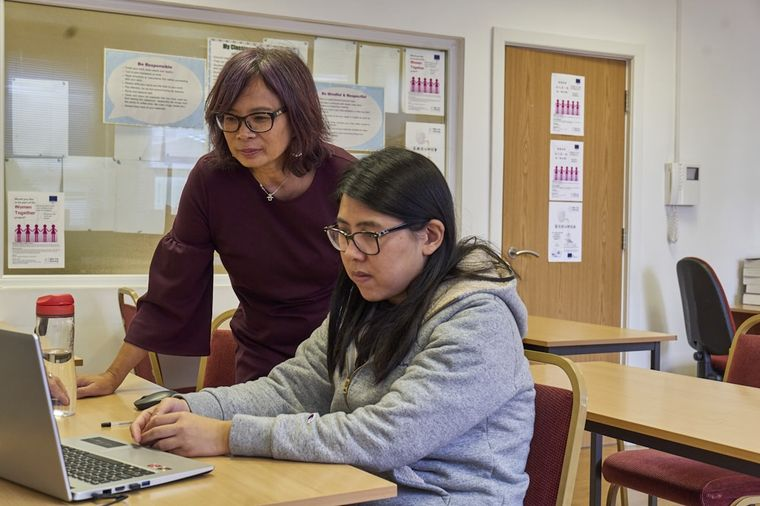
#> input picture assets/img/coaching.jpg, 760 x 506 px
$ python -i layers.py   (imports and definitions only)
#> lines starting #> are read from the running program, lines starting #| are printed output that depends on the picture; after the words box and inside, x2 and y2 are one past the last pixel; in counts of white or black regions, pixels touching at a corner belong together
#> further down, picture is the input picture: shape (506, 760, 3); mean B, G, R 118.9, 130.9, 144.7
"""Survey-layer renders of a photograph: a low-poly 'model' view (Delaunay mesh coloured from the photo,
with vertex points) and an 'ortho' view (flattened, stitched-tile look). Needs numpy + opencv-python-headless.
Run through tools/images.py; the generated WebP files are committed, so a normal build does not need these."""
import cv2, numpy as np

def lowpoly(im, n_feat=520, grid=72, seed=4, edge_alpha=0.34, dark=0.86):
#> called with n_feat = 520, grid = 72, seed = 4, edge_alpha = 0.34, dark = 0.86
    h, w = im.shape[:2]
#> h = 506; w = 760
    g = cv2.createCLAHE(2.0, (8, 8)).apply(cv2.cvtColor(im, cv2.COLOR_BGR2GRAY))
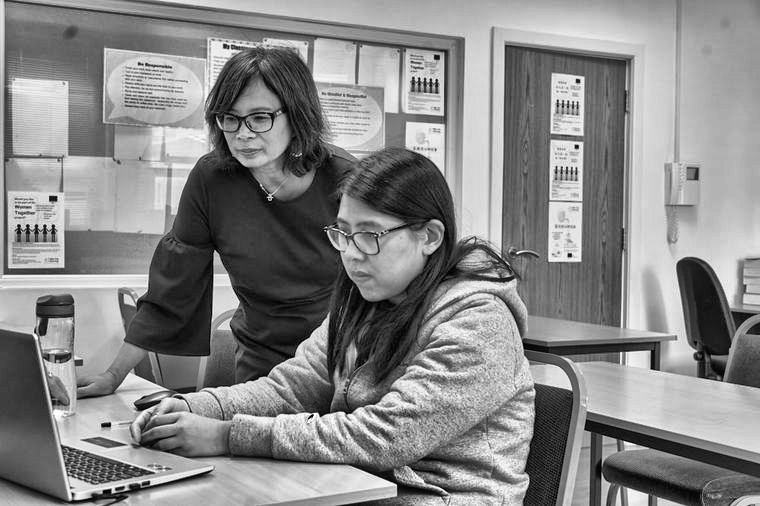
#> g: shape (506, 760); min 0, max 255, mean 135.5
    feats = cv2.goodFeaturesToTrack(cv2.GaussianBlur(g, (0, 0), 1.2), n_feat, 0.012, 9)
#> feats = 520 rows, first 8: [36, 225], [309, 414], [570, 255], [576, 146], [577, 80], [53, 225], [27, 225], [215, 252]
    pts = [tuple(p[0]) for p in feats] if feats is not None else []
#> pts = 520 pairs, first value 5 to 754, second value 1 to 504
    rng = np.random.default_rng(seed)
    for y in range(0, h + 1, grid):
        for x in range(0, w + 1, grid):
            pts.append((min(w - 1, max(0, x + rng.uniform(-grid * .3, grid * .3))), min(h - 1, max(0, y + rng.uniform(-grid * .3, grid * .3)))))
#> after the loop, pts = 608 pairs, first value 0 to 754, second value 0 to 505
    for x in range(0, w + 1, grid): pts += [(min(x, w - 1), 0), (min(x, w - 1), h - 1)]
#> after the loop, pts = 630 pairs, first value 0 to 754, second value 0 to 505
    for y in range(0, h + 1, grid): pts += [(0, min(y, h - 1)), (w - 1, min(y, h - 1))]
#> after the loop, pts = 646 pairs, first value 0 to 759, second value 0 to 505
    sub = cv2.Subdiv2D((0, 0, w, h)); seen = set(); kept = []
    for p in pts:
        k = (int(p[0]), int(p[1]))
        if k in seen: continue
        seen.add(k); kept.append(k)
        try: sub.insert((float(p[0]), float(p[1])))
        except Exception: pass
#> this loop made 646 passes
#> after the loop, kept = 645 pairs, first value 0 to 759, second value 0 to 505; seen = 645 items
    tris = [t for t in sub.getTriangleList().reshape(-1, 3, 2) if not ((t < -1).any() or (t[:, 0] > w + 1).any() or (t[:, 1] > h + 1).any())]
#> tris = 1235 items
    blur = cv2.GaussianBlur(im, (0, 0), 2.0)
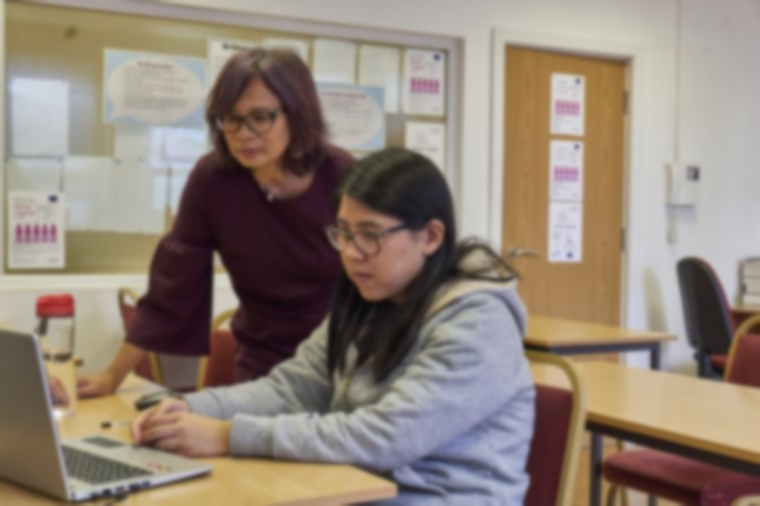
#> blur: shape (506, 760, 3); mean B, G, R 118.9, 130.8, 144.7
    out = np.zeros_like(im); tint = np.array([34, 30, 24], np.float32)
    for t in tris:
        c = t.mean(axis=0); cx = int(min(w - 1, max(0, c[0]))); cy = int(min(h - 1, max(0, c[1])))
        col = blur[cy, cx].astype(np.float32); gray = col.mean()
        cv2.fillConvexPoly(out, t.astype(np.int32), ((col * .8 + gray * .2) * dark + tint * .16).tolist(), cv2.LINE_AA)
#> this loop made 1235 passes
#> (t, c, cx, cy, col, gray) on passes 3 to 5: ([[109, 424], [120, 388], [120, 424]], [116.3, 412], 116, 412, [97, 167, 197], 153.7), ([[120, 388], [109, 424], [78, 398]], [102.3, 403.3], 102, 403, [92, 162, 195], 149.7), ([[54, 213], [30, 207], [50, 197]], [44.67, 205.7], 44, 205, [169, 181, 183], 177.7)
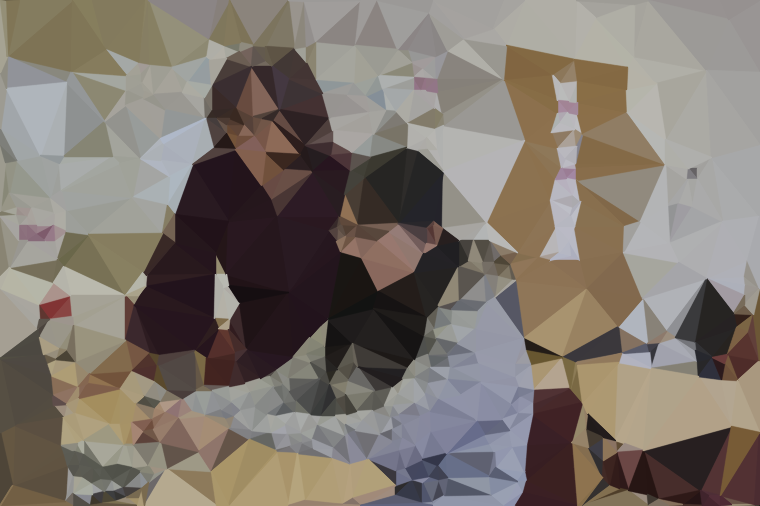
#> out: shape (506, 760, 3); mean B, G, R 109.2, 117.3, 126
    ov = out.copy()
    for t in tris: cv2.polylines(ov, [t.astype(np.int32)], True, (165, 196, 225), 1, cv2.LINE_AA)
#> this loop made 1235 passes
#> t on passes 1 to 3: [[217, 118], [205, 118], [211, 109]], [[205, 118], [217, 118], [226, 133]], [[109, 424], [120, 388], [120, 424]]
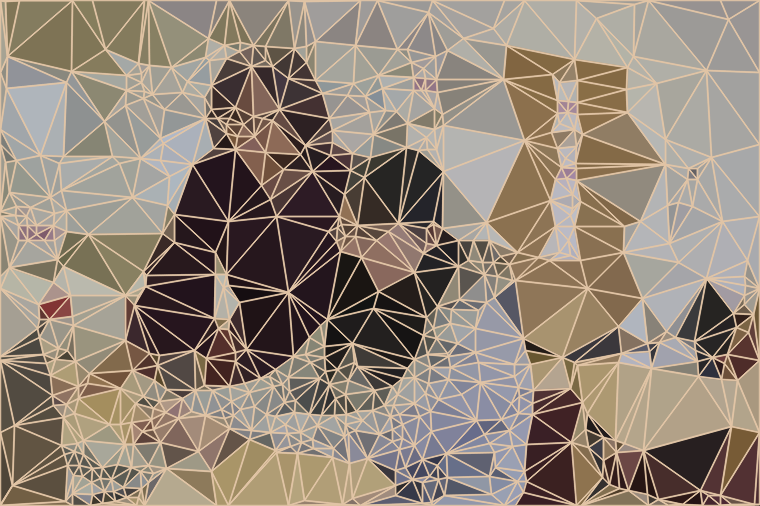
#> ov: shape (506, 760, 3); mean B, G, R 120.5, 133.6, 146.7
    res = cv2.addWeighted(ov, edge_alpha, out, 1 - edge_alpha, 0)
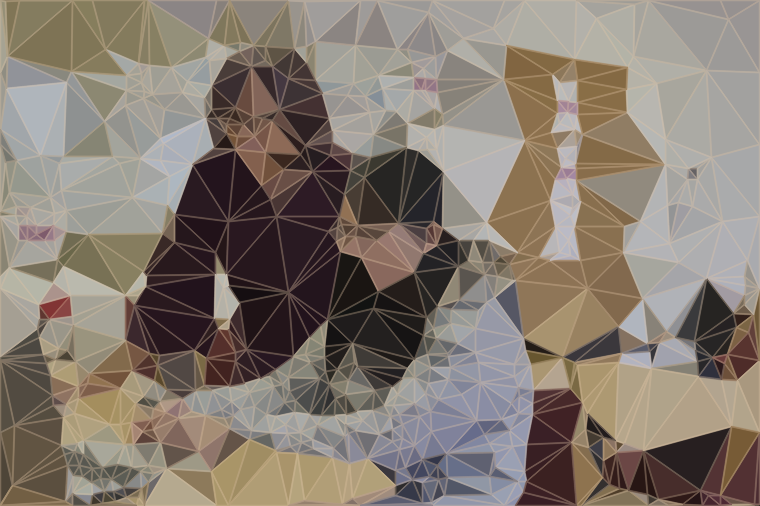
#> res: shape (506, 760, 3); mean B, G, R 113, 122.8, 133.1
    for x, y in kept:
        if 0 <= x < w and 0 <= y < h: cv2.circle(res, (x, y), 2, (200, 226, 246), -1, cv2.LINE_AA)
#> this loop made 645 passes
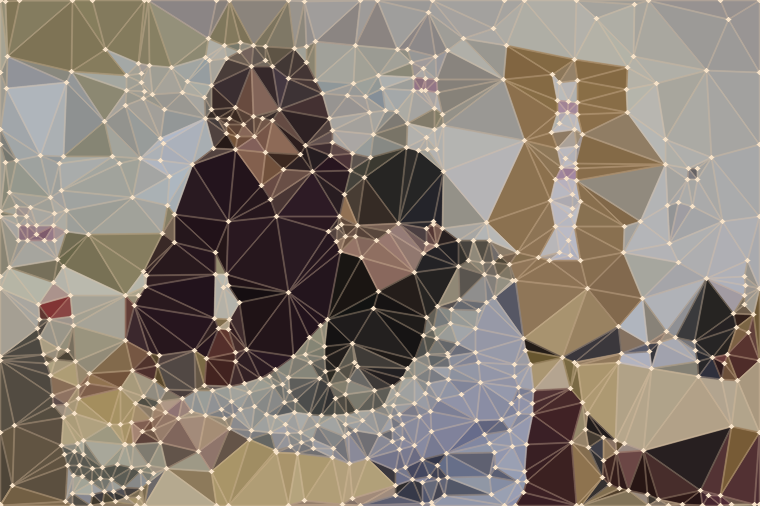
#> res: shape (506, 760, 3); 4.26% of pixels changed, all inside (x1, y1, x2, y2) = (0, 0, 760, 506)
    return res

def ortho(im, tile=80):
    h, w = im.shape[:2]
    gray = cv2.cvtColor(cv2.cvtColor(im, cv2.COLOR_BGR2GRAY), cv2.COLOR_GRAY2BGR).astype(np.float32)
    out = gray * .5 + im.astype(np.float32) * .5
    rng = np.random.default_rng(5)
    for y in range(0, h, tile):
        for x in range(0, w, tile): out[y:y + tile, x:x + tile] *= 1 + rng.uniform(-.07, .07)
    out = np.clip(out, 0, 255)
    for y in range(0, h, tile): cv2.line(out, (0, y), (w, y), (170, 190, 205), 1)
    for x in range(0, w, tile): cv2.line(out, (x, 0), (x, h), (170, 190, 205), 1)
    return out.astype(np.uint8)

def render(pil_im, kind, width=1000):
    """pil_im: RGB PIL image. Returns RGB PIL image."""
    from PIL import Image
    im = cv2.cvtColor(np.array(pil_im.convert('RGB')), cv2.COLOR_RGB2BGR)
    if im.shape[1] > width: im = cv2.resize(im, (width, round(im.shape[0] * width / im.shape[1])), interpolation=cv2.INTER_AREA)
    out = lowpoly(im) if kind == 'model' else ortho(im)
    return Image.fromarray(cv2.cvtColor(out, cv2.COLOR_BGR2RGB))

>>> import cv2
>>> picture = cv2.imread('../../assets/img/coaching.jpg')
>>> result = lowpoly(picture)

$ run again, on assets/img/counter-staff.jpg
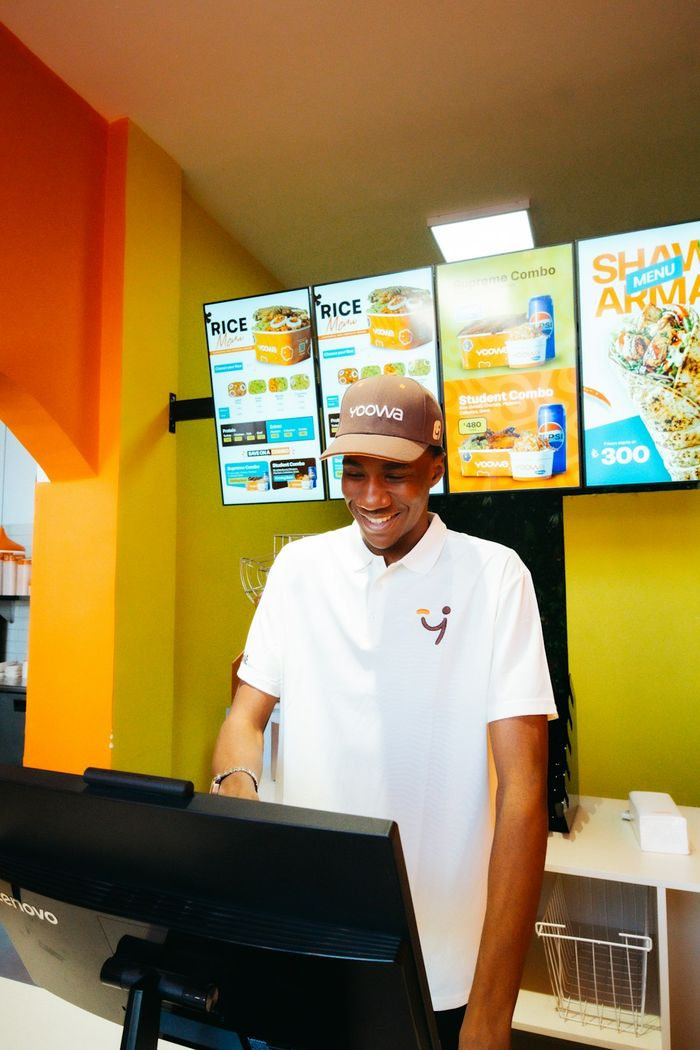
#> input picture assets/img/counter-staff.jpg, 700 x 1050 px
#> picture is the input picture: shape (1050, 700, 3); mean B, G, R 80.2, 128.8, 154.9
#> in lowpoly, `g = cv2.createCLAHE(2.0, (8, 8)).apply(cv2.cvtColor(im, cv2.COLOR_BGR2..`:
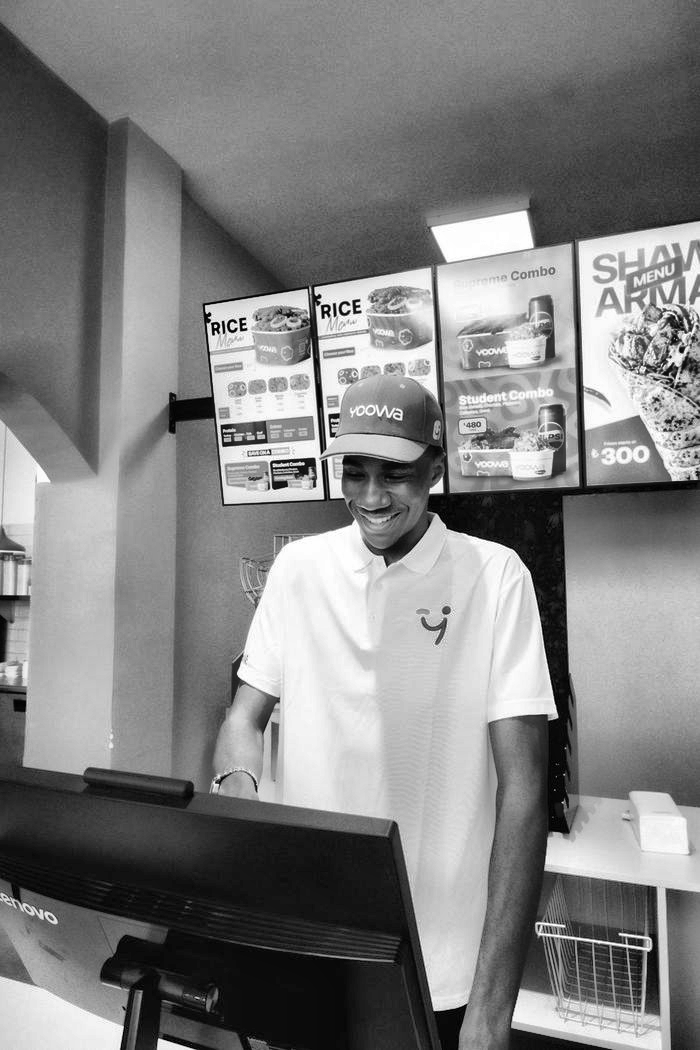
#> g: shape (1050, 700); min 0, max 255, mean 129.4
#> feats = 520 rows, first 8: [334, 304], [209, 314], [213, 334], [357, 309], [325, 309], [246, 329], [319, 296], [359, 300]
#> in lowpoly, `pts = [tuple(p[0]) for p in feats] if feats is not None else []`: pts = 520 pairs, first value 1 to 698, second value 211 to 1048
#> after the loop in lowpoly, `for y in range(0, h + 1, grid):`: pts = 670 pairs, first value 0 to 698, second value 0 to 1048
#> after the loop in lowpoly, `for x in range(0, w + 1, grid): pts += [(min(x, w - 1), 0), (min(x, w ..`: pts = 690 pairs, first value 0 to 698, second value 0 to 1049
#> after the loop in lowpoly, `for y in range(0, h + 1, grid): pts += [(0, min(y, h - 1)), (w - 1, mi..`: pts = 720 pairs, first value 0 to 699, second value 0 to 1049
#> the loop in lowpoly, `for p in pts:` made 720 passes
#> after the loop in lowpoly, `for p in pts:`: kept = 719 pairs, first value 0 to 699, second value 0 to 1049; seen = 719 items
#> tris = 1375 items
#> the loop in lowpoly, `for t in tris:` made 1375 passes
#> (t, c, cx, cy, col, gray) on passes 1 to 3: ([[308, 289], [341.5, 283], [319, 296]], [322.8, 289.3], 322, 289, [240, 236, 196], 224), ([[341.5, 283], [308, 289], [304.3, 234]], [317.9, 268.7], 317, 268, [38, 101, 115], 84.67), ([[308, 316], [325, 309], [331, 329]], [321.3, 318], 321, 318, [207, 206, 173], 195.3)
#> the loop in lowpoly, `for t in tris: cv2.polylines(ov, [t.astype(np.int32)], True, (165, 196..` made 1375 passes
#> t on passes 1 to 3: [[308, 289], [341.5, 283], [319, 296]], [[341.5, 283], [308, 289], [304.3, 234]], [[308, 316], [325, 309], [331, 329]]
#> the loop in lowpoly, `for x, y in kept:` made 719 passes
#> after the loop in lowpoly, `for x, y in kept:`:
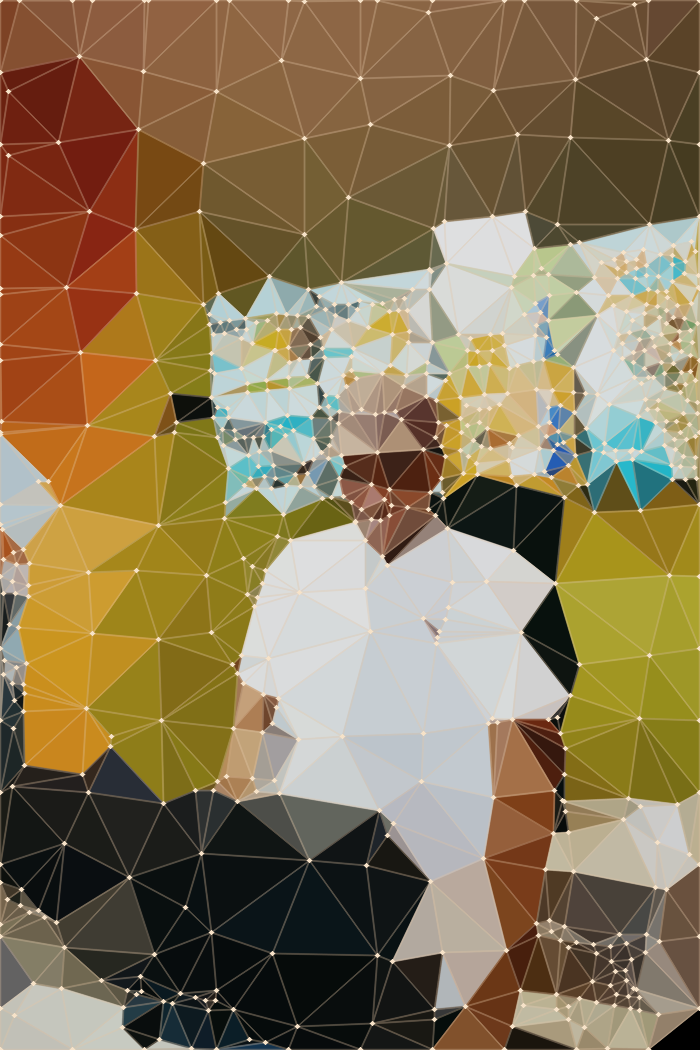
#> res: shape (1050, 700, 3); mean B, G, R 86.1, 119.3, 137.6

$ run again, on assets/img/face-2.jpg
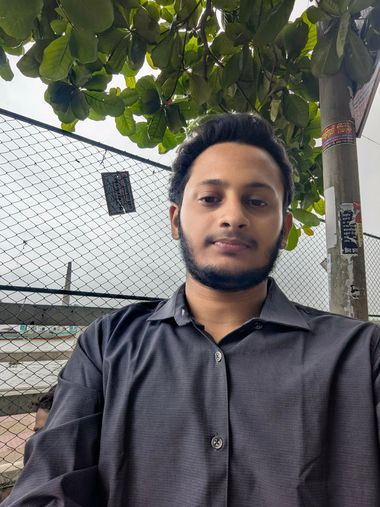
#> input picture assets/img/face-2.jpg, 380 x 507 px
#> picture is the input picture: shape (507, 380, 3); mean B, G, R 100.1, 104.4, 105
#> feats = 520 rows, first 8: [209, 45], [228, 225], [184, 284], [70, 262], [273, 119], [269, 275], [320, 195], [24, 241]
#> in lowpoly, `pts = [tuple(p[0]) for p in feats] if feats is not None else []`: pts = 520 pairs, first value 1 to 378, second value 1 to 505
#> after the loop in lowpoly, `for y in range(0, h + 1, grid):`: pts = 568 pairs, first value 0 to 379, second value 0 to 506
#> after the loop in lowpoly, `for x in range(0, w + 1, grid): pts += [(min(x, w - 1), 0), (min(x, w ..`: pts = 580 pairs, first value 0 to 379, second value 0 to 506
#> after the loop in lowpoly, `for y in range(0, h + 1, grid): pts += [(0, min(y, h - 1)), (w - 1, mi..`: pts = 596 pairs, first value 0 to 379, second value 0 to 506
#> the loop in lowpoly, `for p in pts:` made 596 passes
#> after the loop in lowpoly, `for p in pts:`: kept = 594 pairs, first value 0 to 379, second value 0 to 506; seen = 594 items
#> tris = 1149 items
#> the loop in lowpoly, `for t in tris:` made 1149 passes
#> (t, c, cx, cy, col, gray) on passes 1 to 3: ([[301, 141], [296, 126], [309, 121]], [302, 129.3], 302, 129, [43, 59, 50], 50.67), ([[296, 126], [301, 141], [284, 139]], [293.7, 135.3], 293, 135, [36, 53, 44], 44.33), ([[176, 228], [202.6, 214.3], [178, 241]], [185.5, 227.8], 185, 227, [172, 186, 219], 192.3)
#> after the loop in lowpoly, `for t in tris:`:
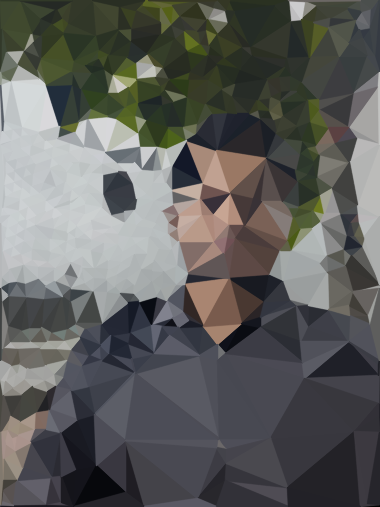
#> out: shape (507, 380, 3); mean B, G, R 92.9, 95.1, 94.5
#> the loop in lowpoly, `for t in tris: cv2.polylines(ov, [t.astype(np.int32)], True, (165, 196..` made 1149 passes
#> t on passes 1 to 3: [[301, 141], [296, 126], [309, 121]], [[296, 126], [301, 141], [284, 139]], [[176, 228], [202.6, 214.3], [178, 241]]
#> the loop in lowpoly, `for x, y in kept:` made 594 passes
#> after the loop in lowpoly, `for x, y in kept:`:
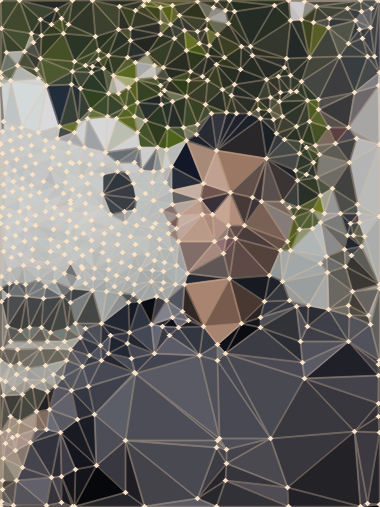
#> res: shape (507, 380, 3); mean B, G, R 102.1, 107.5, 110.4
